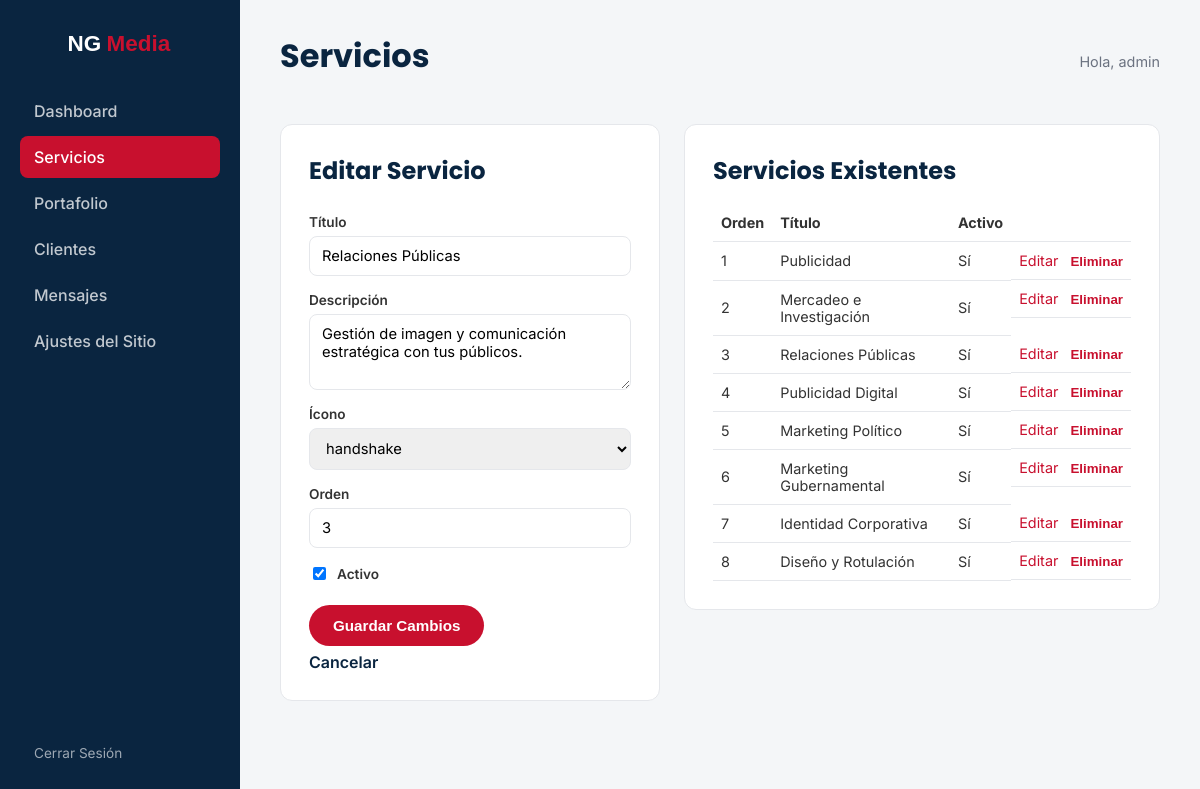
/admin/services.php?edit=3 (signed in), run on the app's committed database.
### tables this page shows
CREATE TABLE IF NOT EXISTS services (
    id INT UNSIGNED AUTO_INCREMENT PRIMARY KEY,
    title VARCHAR(100) NOT NULL,
    icon_slug VARCHAR(50) NOT NULL DEFAULT 'megaphone',
    description TEXT,
    sort_order INT UNSIGNED NOT NULL DEFAULT 0,
    active TINYINT(1) NOT NULL DEFAULT 1
);

### includes/functions.php (called while the page is built, shortened)
<?php
function e(?string $value): string
{
    return htmlspecialchars($value ?? '', ENT_QUOTES, 'UTF-8');
}

### admin/services.php (the view, shortened to what this page needs)
<?php
require __DIR__ . '/auth.php';
$iconOptions = ['megaphone', 'chart', 'handshake', 'signal', 'flag', 'building', 'badge', 'palette'];
$services = $pdo->query('SELECT * FROM services ORDER BY sort_order ASC, id ASC')->fetchAll();
$editItem = null;
if (!empty($_GET['edit'])) {
    $stmt = $pdo->prepare('SELECT * FROM services WHERE id = :id');
    $stmt->execute(['id' => $_GET['edit']]);
    $editItem = $stmt->fetch() ?: null;
}
require __DIR__ . '/includes/admin-header.php';
?>
<div class="admin-grid">
    <div class="admin-card">
        <h2><?= $editItem ? 'Editar Servicio' : 'Nuevo Servicio' ?></h2>
        <form method="post" class="admin-form">
            <label for="title">Título</label>
            <input type="text" id="title" name="title" required value="<?= e($editItem['title'] ?? '') ?>">
            <label for="description">Descripción</label>
            <textarea id="description" name="description" rows="3"><?= e($editItem['description'] ?? '') ?></textarea>
            <label for="icon_slug">Ícono</label>
            <select id="icon_slug" name="icon_slug">
                <?php foreach ($iconOptions as $icon): ?>
                <option value="<?= e($icon) ?>" <?= ($editItem['icon_slug'] ?? '') === $icon ? 'selected' : '' ?>><?= e($icon) ?></option>
                <?php endforeach; ?>
            </select>
            <label for="sort_order">Orden</label>
            <input type="number" id="sort_order" name="sort_order" value="<?= e((string)($editItem['sort_order'] ?? 0)) ?>">
            <label class="checkbox-label">
                <input type="checkbox" name="active" <?= ($editItem['active'] ?? 1) ? 'checked' : '' ?>> Activo
            </label>
            <button type="submit" class="btn btn-accent"><?= $editItem ? 'Guardar Cambios' : 'Crear Servicio' ?></button>
            <?php if ($editItem): ?><a href="services.php" class="btn-link">Cancelar</a><?php endif; ?>
        </form>
    </div>
    <div class="admin-card">
        <h2>Servicios Existentes</h2>
        <table class="admin-table">
            <thead><tr><th>Orden</th><th>Título</th><th>Activo</th><th></th></tr></thead>
            <tbody>
            <?php foreach ($services as $service): ?>
                <tr>
                    <td><?= (int) $service['sort_order'] ?></td>
                    <td><?= e($service['title']) ?></td>
                    <td><?= $service['active'] ? 'Sí' : 'No' ?></td>
                    <td class="table-actions">
                        <a href="services.php?edit=<?= (int) $service['id'] ?>">Editar</a>
                        <form method="post" onsubmit="return confirm('¿Eliminar este servicio?');">
                            <button type="submit" class="btn-link-danger">Eliminar</button>
                        </form>
                    </td>
                </tr>
            <?php endforeach; ?>
            </tbody>
        </table>
    </div>
</div>
<?php require __DIR__ . '/includes/admin-footer.php'; ?>

### assets/css/admin.css (style rules this page uses)
:root { --color-primary: #0A2540; --color-primary-light: #123a5e; --color-accent: #C8102E; --color-accent-dark: #9c0c23; --color-success: #1F8A5C; --color-bg: #F4F6F8; --color-text: #333333; --color-text-light: #6b7280; --color-border: #e5e7eb; --radius: 12px; }
* { box-sizing: border-box; }
body { margin: 0; font-family: 'Inter', sans-serif; color: var(--color-text); background: var(--color-bg); }
h1, h2 { font-family: 'Poppins', sans-serif; color: var(--color-primary); margin: 0 0 16px; }
a { color: var(--color-accent); text-decoration: none; }
.btn { display: inline-flex; align-items: center; justify-content: center; padding: 12px 24px; border-radius: 999px; font-weight: 600; border: none; cursor: pointer; font-size: 0.95rem; }
.btn-accent { background: var(--color-accent); color: #fff; }
.btn-link { background: none; border: none; color: var(--color-primary); cursor: pointer; font-weight: 600; padding: 0; }
.btn-link-danger { background: none; border: none; color: var(--color-accent); cursor: pointer; font-weight: 600; padding: 0; }
.admin-grid { display: grid; grid-template-columns: 380px 1fr; gap: 24px; align-items: start; }
.admin-card { background: #fff; border-radius: var(--radius); padding: 28px; border: 1px solid var(--color-border); }
.admin-form { display: grid; gap: 6px; }
.admin-form label { font-weight: 600; font-size: 0.85rem; margin-top: 10px; }
.admin-form input[type=text], .admin-form input[type=number], .admin-form input[type=file], .admin-form select, .admin-form textarea { width: 100%; padding: 10px 12px; border-radius: 8px; border: 1px solid var(--color-border); font-family: inherit; font-size: 0.92rem; }
.checkbox-label { display: flex; align-items: center; gap: 8px; font-weight: 500; }
.admin-form .btn { margin-top: 16px; width: fit-content; }
.admin-table { width: 100%; border-collapse: collapse; }
.admin-table th, .admin-table td { text-align: left; padding: 10px 8px; border-bottom: 1px solid var(--color-border); font-size: 0.9rem; }
.table-actions { display: flex; gap: 12px; align-items: center; }
.table-actions form { display: inline; }

### data on the page
services: title "Relaciones Públicas", description "Gestión de imagen y comunicación estratégica con tus públicos.", sort_order "3", active "☑", shows "Sí"
services: sort_order "1", title "Publicidad", active "Sí"
services: sort_order "2", title "Mercadeo e Investigación", active "Sí"
services: sort_order "4", title "Publicidad Digital", active "Sí"
services: sort_order "5", title "Marketing Político", active "Sí"
services: sort_order "6", title "Marketing Gubernamental", active "Sí"
services: sort_order "7", title "Identidad Corporativa", active "Sí"
services: sort_order "8", title "Diseño y Rotulación", active "Sí"

### other printed values
$label "Dashboard"
$label "Servicios"
$label "Portafolio"
$label "Clientes"
$label "Mensajes"
$label "Ajustes del Sitio"
$pageTitle "Servicios"
$_SESSION['admin_username'] "admin"
form field icon_slug "handshake"
